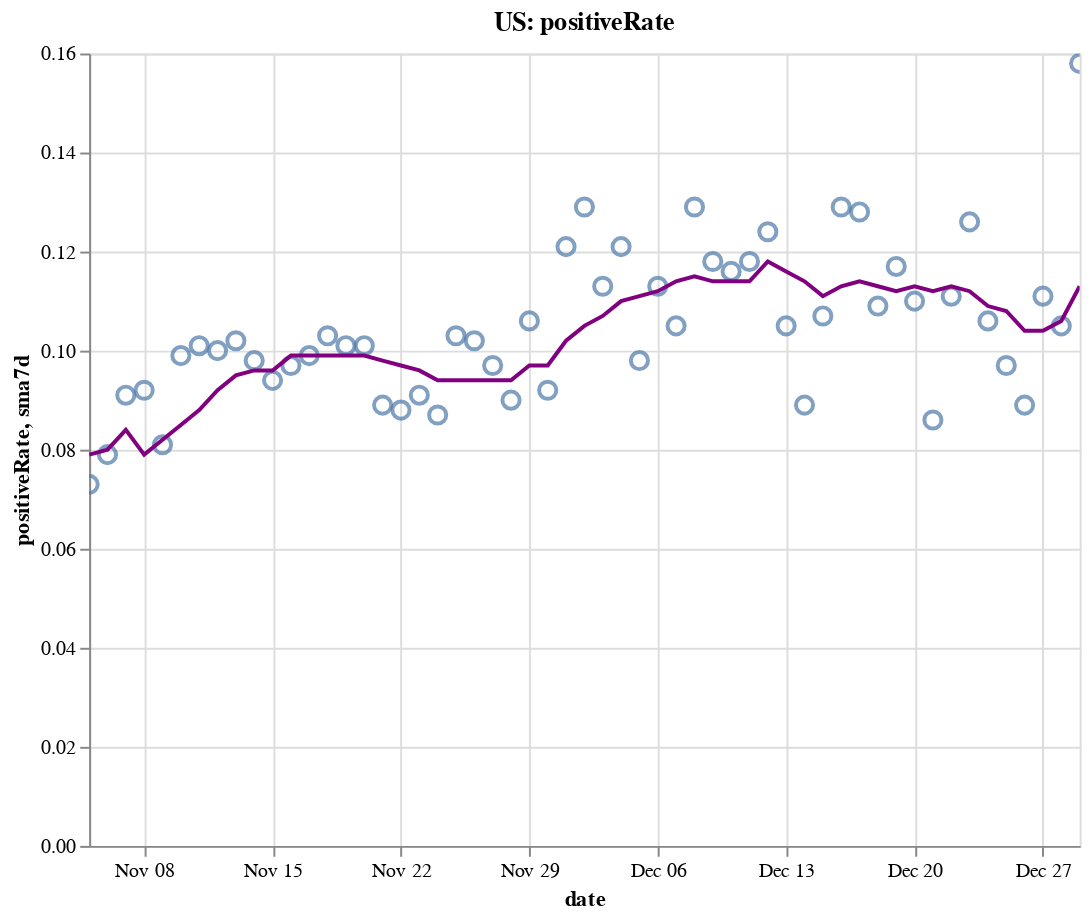

Notebook cell for this chart:
### Code cell
create_plot(us, 'positiveRate')

### Figure 1 — Vega-Lite specification as saved in the notebook (floating-point values rounded to 4 significant figures)
{"config": {"view": {"continuousWidth": 400, "continuousHeight": 300}}, "layer": [{"layer": [{"mark": {"type": "point", "size": 75}, "encoding": {"tooltip": [{"type": "temporal", "field": "date"}, {"type": "quantitative", "field": "positiveRate"}, {"type": "quantitative", "field": "sma7d"}], "x": {"type": "temporal", "field": "date"}, "y": {"type": "quantitative", "field": "positiveRate"}}, "selection": {"selector004": {"type": "interval", "bind": "scales", "encodings": ["x", "y"]}}}, {"mark": {"type": "line", "color": "purple"}, "encoding": {"x": {"type": "temporal", "field": "date"}, "y": {"type": "quantitative", "field": "sma7d"}}}]}, {"mark": {"type": "rule", "color": "#aaa"}, "encoding": {"x": {"type": "temporal", "field": "date"}}, "transform": [{"filter": {"selection": "selector003"}}]}, {"mark": "circle", "encoding": {"opacity": {"condition": {"value": 1, "selection": "selector003"}, "value": 0}, "tooltip": [{"type": "temporal", "field": "date"}, {"type": "quantitative", "field": "positiveRate"}, {"type": "quantitative", "field": "sma7d"}], "x": {"type": "temporal", "field": "date"}, "y": {"type": "quantitative", "field": "positiveRate"}}, "selection": {"selector003": {"type": "single", "encodings": ["x"], "on": "mouseover", "nearest": true, "empty": "none"}}}, {"mark": {"type": "text", "align": "left", "dx": 5, "dy": -5, "stroke": "white", "strokeWidth": 2}, "encoding": {"text": {"type": "quantitative", "field": "positiveRate"}, "tooltip": [{"type": "temporal", "field": "date"}, {"type": "quantitative", "field": "positiveRate"}, {"type": "quantitative", "field": "sma7d"}], "x": {"type": "temporal", "field": "date"}, "y": {"type": "quantitative", "field": "positiveRate"}}, "transform": [{"filter": {"selection": "selector003"}}]}, {"mark": {"type": "text", "align": "left", "dx": 5, "dy": -5}, "encoding": {"text": {"type": "quantitative", "field": "positiveRate"}, "tooltip": [{"type": "temporal", "field": "date"}, {"type": "quantitative", "field": "positiveRate"}, {"type": "quantitative", "field": "sma7d"}], "x": {"type": "temporal", "field": "date"}, "y": {"type": "quantitative", "field": "positiveRate"}}, "transform": [{"filter": {"selection": "selector003"}}]}], "data": {"name": "data-315c905ab30f1562611be208a696d31f"}, "height": 400, "title": "US: positiveRate", "width": 500, "$schema": "https://vega.github.io/schema/vega-lite/v4.8.1.json", "datasets": {"data-315c905ab30f1562611be208a696d31f": [{"date": "2020-11-05T00:00:00", "totalTestResultsIncrease": 1611000.0, "positiveIncrease": 118200.0, "death": 227300.0, "deathIncrease": 1155.0, "positiveRate": 0.073, "state": "US", "sma7d": 0.079}, {"date": "2020-11-06T00:00:00", "totalTestResultsIncrease": 1619000.0, "positiveIncrease": 128300.0, "death": 228500.0, "deathIncrease": 1186.0, "positiveRate": 0.079, "state": "US", "sma7d": 0.08}, {"date": "2020-11-07T00:00:00", "totalTestResultsIncrease": 1448000.0, "positiveIncrease": 131200.0, "death": 229600.0, "deathIncrease": 1132.0, "positiveRate": 0.091, "state": "US", "sma7d": 0.084}, {"date": "2020-11-08T00:00:00", "totalTestResultsIncrease": 1219000.0, "positiveIncrease": 111700.0, "death": 230100.0, "deathIncrease": 501.0, "positiveRate": 0.092, "state": "US", "sma7d": 0.079}, {"date": "2020-11-09T00:00:00", "totalTestResultsIncrease": 1446000.0, "positiveIncrease": 117600.0, "death": 230700.0, "deathIncrease": 580.0, "positiveRate": 0.081, "state": "US", "sma7d": 0.082}, {"date": "2020-11-10T00:00:00", "totalTestResultsIncrease": 1344000.0, "positiveIncrease": 132500.0, "death": 232100.0, "deathIncrease": 1357.0, "positiveRate": 0.099, "state": "US", "sma7d": 0.085}, {"date": "2020-11-11T00:00:00", "totalTestResultsIncrease": 1462000.0, "positiveIncrease": 148200.0, "death": 233700.0, "deathIncrease": 1579.0, "positiveRate": 0.101, "state": "US", "sma7d": 0.088}, {"date": "2020-11-12T00:00:00", "totalTestResultsIncrease": 1569000.0, "positiveIncrease": 156600.0, "death": 234800.0, "deathIncrease": 1111.0, "positiveRate": 0.1, "state": "US", "sma7d": 0.092}, {"date": "2020-11-13T00:00:00", "totalTestResultsIncrease": 1705000.0, "positiveIncrease": 173300.0, "death": 236100.0, "deathIncrease": 1304.0, "positiveRate": 0.102, "state": "US", "sma7d": 0.095}, {"date": "2020-11-14T00:00:00", "totalTestResultsIncrease": 1704000.0, "positiveIncrease": 166600.0, "death": 237400.0, "deathIncrease": 1352.0, "positiveRate": 0.098, "state": "US", "sma7d": 0.096}, {"date": "2020-11-15T00:00:00", "totalTestResultsIncrease": 1552000.0, "positiveIncrease": 146200.0, "death": 238100.0, "deathIncrease": 708.0, "positiveRate": 0.094, "state": "US", "sma7d": 0.096}, {"date": "2020-11-16T00:00:00", "totalTestResultsIncrease": 1529000.0, "positiveIncrease": 149100.0, "death": 238700.0, "deathIncrease": 609.0, "positiveRate": 0.097, "state": "US", "sma7d": 0.099}, {"date": "2020-11-17T00:00:00", "totalTestResultsIncrease": 1603000.0, "positiveIncrease": 158500.0, "death": 240300.0, "deathIncrease": 1562.0, "positiveRate": 0.099, "state": "US", "sma7d": 0.099}, {"date": "2020-11-18T00:00:00", "totalTestResultsIncrease": 1618000.0, "positiveIncrease": 167000.0, "death": 242200.0, "deathIncrease": 1882.0, "positiveRate": 0.103, "state": "US", "sma7d": 0.099}, {"date": "2020-11-19T00:00:00", "totalTestResultsIncrease": 1848000.0, "positiveIncrease": 186600.0, "death": 244200.0, "deathIncrease": 2020.0, "positiveRate": 0.101, "state": "US", "sma7d": 0.099}, {"date": "2020-11-20T00:00:00", "totalTestResultsIncrease": 1946000.0, "positiveIncrease": 195900.0, "death": 246100.0, "deathIncrease": 1894.0, "positiveRate": 0.101, "state": "US", "sma7d": 0.099}, {"date": "2020-11-21T00:00:00", "totalTestResultsIncrease": 2047000.0, "positiveIncrease": 182800.0, "death": 247600.0, "deathIncrease": 1554.0, "positiveRate": 0.089, "state": "US", "sma7d": 0.098}, {"date": "2020-11-22T00:00:00", "totalTestResultsIncrease": 1752000.0, "positiveIncrease": 153400.0, "death": 248600.0, "deathIncrease": 917.0, "positiveRate": 0.088, "state": "US", "sma7d": 0.097}, {"date": "2020-11-23T00:00:00", "totalTestResultsIncrease": 1693000.0, "positiveIncrease": 153800.0, "death": 249400.0, "deathIncrease": 858.0, "positiveRate": 0.091, "state": "US", "sma7d": 0.096}, {"date": "2020-11-24T00:00:00", "totalTestResultsIncrease": 1882000.0, "positiveIncrease": 164400.0, "death": 251500.0, "deathIncrease": 2106.0, "positiveRate": 0.087, "state": "US", "sma7d": 0.094}, {"date": "2020-11-25T00:00:00", "totalTestResultsIncrease": 1824000.0, "positiveIncrease": 187100.0, "death": 253800.0, "deathIncrease": 2280.0, "positiveRate": 0.103, "state": "US", "sma7d": 0.094}, {"date": "2020-11-26T00:00:00", "totalTestResultsIncrease": 1267000.0, "positiveIncrease": 128700.0, "death": 255200.0, "deathIncrease": 1387.0, "positiveRate": 0.102, "state": "US", "sma7d": 0.094}, {"date": "2020-11-27T00:00:00", "totalTestResultsIncrease": 2032000.0, "positiveIncrease": 197200.0, "death": 256600.0, "deathIncrease": 1392.0, "positiveRate": 0.097, "state": "US", "sma7d": 0.094}, {"date": "2020-11-28T00:00:00", "totalTestResultsIncrease": 1673000.0, "positiveIncrease": 151200.0, "death": 257800.0, "deathIncrease": 1251.0, "positiveRate": 0.09, "state": "US", "sma7d": 0.094}, {"date": "2020-11-29T00:00:00", "totalTestResultsIncrease": 1285000.0, "positiveIncrease": 136200.0, "death": 258700.0, "deathIncrease": 823.0, "positiveRate": 0.106, "state": "US", "sma7d": 0.097}, {"date": "2020-11-30T00:00:00", "totalTestResultsIncrease": 1606000.0, "positiveIncrease": 148600.0, "death": 259700.0, "deathIncrease": 1035.0, "positiveRate": 0.092, "state": "US", "sma7d": 0.097}, {"date": "2020-12-01T00:00:00", "totalTestResultsIncrease": 1471000.0, "positiveIncrease": 178200.0, "death": 262200.0, "deathIncrease": 2506.0, "positiveRate": 0.121, "state": "US", "sma7d": 0.102}, {"date": "2020-12-02T00:00:00", "totalTestResultsIncrease": 1556000.0, "positiveIncrease": 201200.0, "death": 265000.0, "deathIncrease": 2804.0, "positiveRate": 0.129, "state": "US", "sma7d": 0.105}, {"date": "2020-12-03T00:00:00", "totalTestResultsIncrease": 1894000.0, "positiveIncrease": 213600.0, "death": 267800.0, "deathIncrease": 2825.0, "positiveRate": 0.113, "state": "US", "sma7d": 0.107}, {"date": "2020-12-04T00:00:00", "totalTestResultsIncrease": 1901000.0, "positiveIncrease": 229200.0, "death": 270400.0, "deathIncrease": 2573.0, "positiveRate": 0.121, "state": "US", "sma7d": 0.11}, {"date": "2020-12-05T00:00:00", "totalTestResultsIncrease": 2210000.0, "positiveIncrease": 216700.0, "death": 272900.0, "deathIncrease": 2480.0, "positiveRate": 0.098, "state": "US", "sma7d": 0.111}, {"date": "2020-12-06T00:00:00", "totalTestResultsIncrease": 1600000.0, "positiveIncrease": 181200.0, "death": 274000.0, "deathIncrease": 1145.0, "positiveRate": 0.113, "state": "US", "sma7d": 0.112}, {"date": "2020-12-07T00:00:00", "totalTestResultsIncrease": 1718000.0, "positiveIncrease": 180900.0, "death": 275300.0, "deathIncrease": 1297.0, "positiveRate": 0.105, "state": "US", "sma7d": 0.114}, {"date": "2020-12-08T00:00:00", "totalTestResultsIncrease": 1672000.0, "positiveIncrease": 215100.0, "death": 278000.0, "deathIncrease": 2703.0, "positiveRate": 0.129, "state": "US", "sma7d": 0.115}, {"date": "2020-12-09T00:00:00", "totalTestResultsIncrease": 1811000.0, "positiveIncrease": 214200.0, "death": 281200.0, "deathIncrease": 3164.0, "positiveRate": 0.118, "state": "US", "sma7d": 0.114}, {"date": "2020-12-10T00:00:00", "totalTestResultsIncrease": 1890000.0, "positiveIncrease": 219000.0, "death": 284300.0, "deathIncrease": 3115.0, "positiveRate": 0.116, "state": "US", "sma7d": 0.114}, {"date": "2020-12-11T00:00:00", "totalTestResultsIncrease": 1990000.0, "positiveIncrease": 234800.0, "death": 287100.0, "deathIncrease": 2749.0, "positiveRate": 0.118, "state": "US", "sma7d": 0.114}, {"date": "2020-12-12T00:00:00", "totalTestResultsIncrease": 1811000.0, "positiveIncrease": 224500.0, "death": 289600.0, "deathIncrease": 2494.0, "positiveRate": 0.124, "state": "US", "sma7d": 0.118}, {"date": "2020-12-13T00:00:00", "totalTestResultsIncrease": 1762000.0, "positiveIncrease": 185800.0, "death": 291000.0, "deathIncrease": 1494.0, "positiveRate": 0.105, "state": "US", "sma7d": 0.116}, {"date": "2020-12-14T00:00:00", "totalTestResultsIncrease": 2159000.0, "positiveIncrease": 192500.0, "death": 292400.0, "deathIncrease": 1358.0, "positiveRate": 0.089, "state": "US", "sma7d": 0.114}, {"date": "2020-12-15T00:00:00", "totalTestResultsIncrease": 1782000.0, "positiveIncrease": 189800.0, "death": 295400.0, "deathIncrease": 2971.0, "positiveRate": 0.107, "state": "US", "sma7d": 0.111}, {"date": "2020-12-16T00:00:00", "totalTestResultsIncrease": 1792000.0, "positiveIncrease": 231700.0, "death": 298800.0, "deathIncrease": 3448.0, "positiveRate": 0.129, "state": "US", "sma7d": 0.113}, {"date": "2020-12-17T00:00:00", "totalTestResultsIncrease": 1873000.0, "positiveIncrease": 240200.0, "death": 302300.0, "deathIncrease": 3438.0, "positiveRate": 0.128, "state": "US", "sma7d": 0.114}, {"date": "2020-12-18T00:00:00", "totalTestResultsIncrease": 2198000.0, "positiveIncrease": 239200.0, "death": 305100.0, "deathIncrease": 2866.0, "positiveRate": 0.109, "state": "US", "sma7d": 0.113}, {"date": "2020-12-19T00:00:00", "totalTestResultsIncrease": 1740000.0, "positiveIncrease": 202800.0, "death": 307800.0, "deathIncrease": 2723.0, "positiveRate": 0.117, "state": "US", "sma7d": 0.112}, {"date": "2020-12-20T00:00:00", "totalTestResultsIncrease": 1782000.0, "positiveIncrease": 196000.0, "death": 309500.0, "deathIncrease": 1633.0, "positiveRate": 0.11, "state": "US", "sma7d": 0.113}, {"date": "2020-12-21T00:00:00", "totalTestResultsIncrease": 2076000.0, "positiveIncrease": 178200.0, "death": 311000.0, "deathIncrease": 1485.0, "positiveRate": 0.086, "state": "US", "sma7d": 0.112}, {"date": "2020-12-22T00:00:00", "totalTestResultsIncrease": 1708000.0, "positiveIncrease": 189900.0, "death": 314100.0, "deathIncrease": 3166.0, "positiveRate": 0.111, "state": "US", "sma7d": 0.113}, {"date": "2020-12-23T00:00:00", "totalTestResultsIncrease": 1749000.0, "positiveIncrease": 220800.0, "death": 317500.0, "deathIncrease": 3379.0, "positiveRate": 0.126, "state": "US", "sma7d": 0.112}, {"date": "2020-12-24T00:00:00", "totalTestResultsIncrease": 1928000.0, "positiveIncrease": 203600.0, "death": 320500.0, "deathIncrease": 2949.0, "positiveRate": 0.106, "state": "US", "sma7d": 0.109}, {"date": "2020-12-25T00:00:00", "totalTestResultsIncrease": 1291000.0, "positiveIncrease": 125400.0, "death": 322000.0, "deathIncrease": 1548.0, "positiveRate": 0.097, "state": "US", "sma7d": 0.108}, {"date": "2020-12-26T00:00:00", "totalTestResultsIncrease": 2137000.0, "positiveIncrease": 189500.0, "death": 323400.0, "deathIncrease": 1419.0, "positiveRate": 0.089, "state": "US", "sma7d": 0.104}, {"date": "2020-12-27T00:00:00", "totalTestResultsIncrease": 1383000.0, "positiveIncrease": 153200.0, "death": 324800.0, "deathIncrease": 1402.0, "positiveRate": 0.111, "state": "US", "sma7d": 0.104}, {"date": "2020-12-28T00:00:00", "totalTestResultsIncrease": 1540000.0, "positiveIncrease": 162200.0, "death": 326300.0, "deathIncrease": 1491.0, "positiveRate": 0.105, "state": "US", "sma7d": 0.106}, {"date": "2020-12-29T00:00:00", "totalTestResultsIncrease": 1231000.0, "positiveIncrease": 194300.0, "death": 329400.0, "deathIncrease": 3282.0, "positiveRate": 0.158, "state": "US", "sma7d": 0.113}]}}
